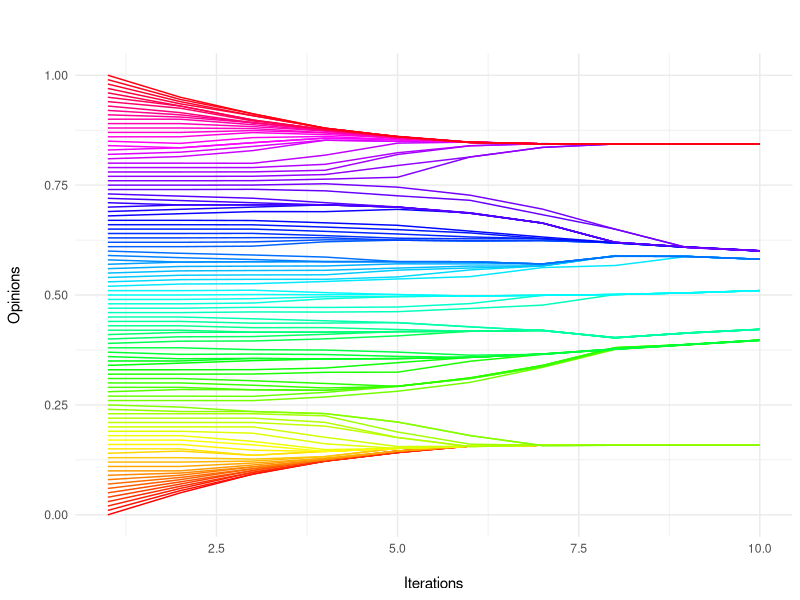

Reproduce this figure in R.
# Hegselmann & Krause's Bounded Confidence Model

# Load packages.
library(ggplot2)

# Set global parameters
R <- 10 # Number of rouds of the simulation
N <- 100 # Number of agents

ConfidenceInterval <- 0.1 # Default radius of confidence interval
RightBias <- 0 # Bias in favor of right opinions
ConfidenceIntervalLeft <- ConfidenceInterval * exp(-RightBias) # The range of opinions considered to the left of an agent
ConfidenceIntervalRight <- ConfidenceInterval * exp(RightBias) # The range of opinions considered to the right an agent

# Create a vector in which to store the history of opinions
OpinionsMatrix <-
  data.frame(matrix(
    data = NA,
    nrow = R,
    ncol = N + 1
  ))
# Set the initial opinions of all agents uniformly from 0 to 1
InitialOpinionsVector <- seq(from = 0, to = 1, by = N ^ -1)
OpinionsMatrix[1, ] <- InitialOpinionsVector

# Run the Hegselmann & Krause opinion dynanmics
for (round in 1:(R - 1)) { # For each round,
  for (agent in 1:(N + 1)) { # For each agent,
    # Get the current opinion of the agent
    Currentopinion <- OpinionsMatrix[round, agent]
    # Determine which peers are to the left of the agent
    PeersLeft <- which(OpinionsMatrix[round, ] > Currentopinion & OpinionsMatrix[round, ] <= Currentopinion + ConfidenceIntervalLeft)
    # Determine which peers are to the right of the agent are close enough such that the agent will listen to them
    PeersRight <- which(OpinionsMatrix[round, ] < Currentopinion & OpinionsMatrix[round, ] >= Currentopinion - ConfidenceIntervalRight)
    # Compute the agent's new opinion as the average of her neighbors' opinions, including her own
    NewOpinion <-
      mean(c(Currentopinion,
             as.vector(unlist(
               OpinionsMatrix[round, PeersLeft]
             )),
             as.vector(unlist(
               OpinionsMatrix[round, PeersRight]
             ))))
    # Update the agent's opinion
    OpinionsMatrix[round + 1, agent] <- NewOpinion
  }
}

# Create the plot
DataForPlot <-
  data.frame(matrix(
    data = NA,
    ncol = 3,
    nrow = ((N + 1) * R)
  ))
colnames(DataForPlot) <- c("Round", "Opinion", "Agent")
DataForPlot$Round <- rep(1:R, each = (N + 1))
DataForPlot$Agent <- as.character(rep(1:(N + 1), times = R))
DataForPlot$Opinion <- as.vector(unlist(t(OpinionsMatrix)))
DataForPlot$Agent <- factor(DataForPlot$Agent, levels = as.character(1:(N + 1)))

# Plot the results
ggplot(DataForPlot,
       aes(
         x = Round,
         y = Opinion,
         group = Agent,
         colour = Agent
       )) +
  geom_line(size = 0.5) +
  scale_color_manual(values = rainbow(N + 1)) +
  ggtitle("") +
  labs(x = "Iterations", y = "Opinions") +
  theme_minimal() +
  theme(
    plot.title = element_text(
      hjust = 0.5,
      margin = margin(b = 20, unit = "pt"),
      lineheight = 1.15
    ),
    legend.position = "none",
    axis.title.x =  element_text(margin = margin(t = 15, unit = "pt")),
    axis.title.y =  element_text(margin = margin(r = 15, unit = "pt"))
  )
# Plot the graph
